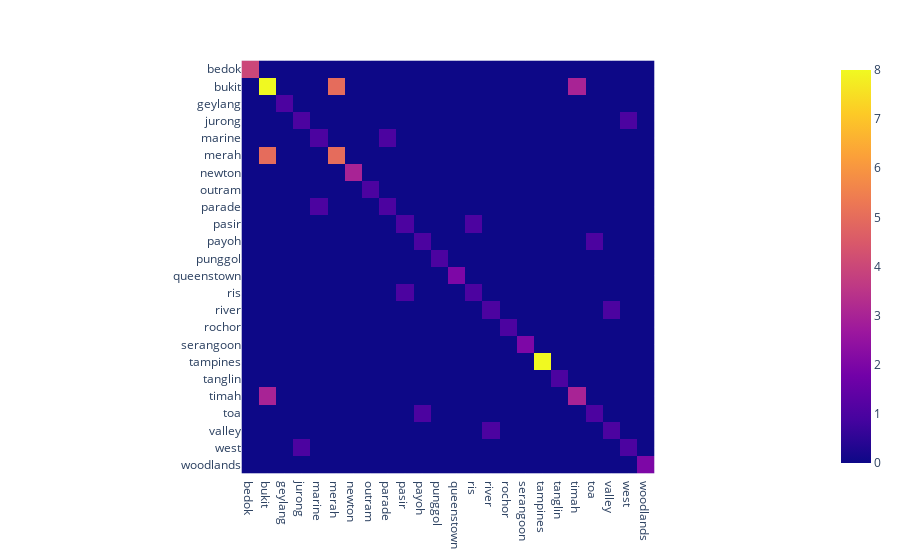

Notebook code for this chart:
### Code cell
import plotly.express as px
px.imshow(coocc)

### Figure 1 — Plotly figure (JSON) as saved in the notebook; plotly's stock layout.template omitted (floating-point values rounded to 4 significant figures; data arrays with more than 128 entries replaced by an {"elided": "..."} marker saying what was removed)
{"data": [{"coloraxis": "coloraxis", "hovertemplate": "x: %{x}<br>y: %{y}<br>color: %{z}<extra></extra>", "name": "0", "type": "heatmap", "x": ["bedok", "bukit", "geylang", "jurong", "marine", "merah", "newton", "outram", "parade", "pasir", "payoh", "punggol", "queenstown", "ris", "river", "rochor", "serangoon", "tampines", "tanglin", "timah", "toa", "valley", "west", "woodlands"], "xaxis": "x", "y": ["bedok", "bukit", "geylang", "jurong", "marine", "merah", "newton", "outram", "parade", "pasir", "payoh", "punggol", "queenstown", "ris", "river", "rochor", "serangoon", "tampines", "tanglin", "timah", "toa", "valley", "west", "woodlands"], "yaxis": "y", "z": {"elided": "24x24 int values"}}], "layout": {"coloraxis": {"colorscale": [[0, "#0d0887"], [0.1111, "#46039f"], [0.2222, "#7201a8"], [0.3333, "#9c179e"], [0.4444, "#bd3786"], [0.5556, "#d8576b"], [0.6667, "#ed7953"], [0.7778, "#fb9f3a"], [0.8889, "#fdca26"], [1, "#f0f921"]]}, "margin": {"t": 60}, "xaxis": {"anchor": "y", "constrain": "domain", "domain": [0, 1], "scaleanchor": "y"}, "yaxis": {"anchor": "x", "autorange": "reversed", "constrain": "domain", "domain": [0, 1]}}}
